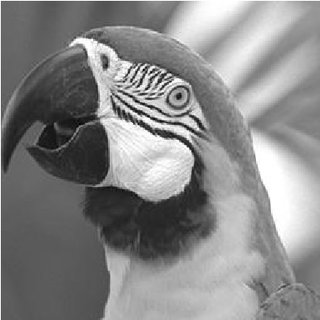
#> input picture 2020BTEIT00030-Assignment2/Image.png, 320 x 320 px
$ python Vector_quantization.py
#> lines starting #> are read from the running program, lines starting #| are printed output that depends on the picture
"""
Name : Harshali Laxmikant Parihar.
PRN : 2020BTEIT00030
Program : Vector Quantization for Image Compression

"""

import numpy as np
import scipy as sp
# For plotting and Visualization
import matplotlib.pyplot as plt

from sklearn import cluster

from PIL import Image

im = Image.open("Image.png")
#> im is the input picture: PIL image 320x320 L; min 0, max 255, mean 135.2
im = np.array(im)


n_clusters = 5
np.random.seed(0)

X = im.reshape((-1, 1))
k_means = cluster.KMeans(n_clusters=n_clusters, n_init=4)
k_means.fit(X)
values = k_means.cluster_centers_.squeeze()
labels = k_means.labels_

# create an array from labels and values
im_compressed = np.choose(labels, values)
im_compressed.shape = im.shape

vmin = im.min()
#> vmin = 0
vmax = im.max()
#> vmax = 255

# original image
plt.figure(1, figsize=(3, 2.2))
plt.imshow(im.astype('uint8'), cmap=plt.cm.gray, vmin=vmin, vmax=256, )

# compressed image
plt.figure(2, figsize=(3, 2.2))
plt.imshow(im_compressed.astype('uint8'),
           cmap=plt.cm.gray, vmin=vmin, vmax=vmax, )
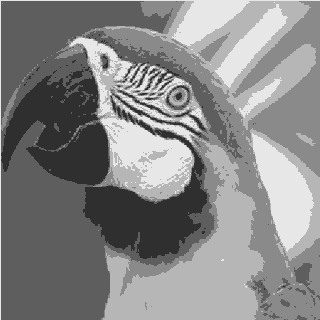
#> im_compressed: shape (320, 320) float64; min 47.96, max 231.1, mean 135.2
Image.fromarray((im_compressed).astype("uint8")).save("compressed.png")


plt.show()
